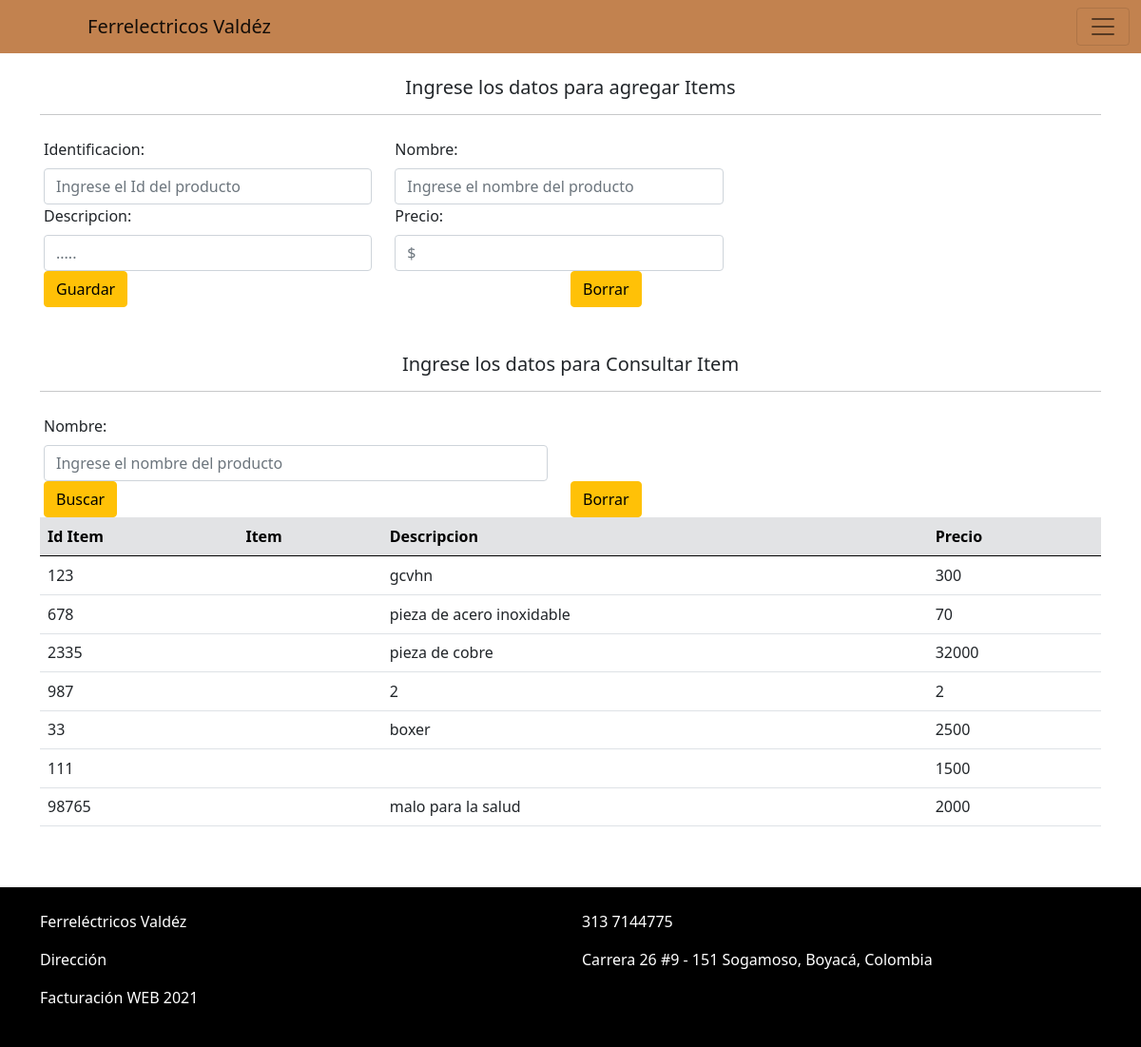
Page /item.php (signed in) on the committed database.
### tables this page shows
CREATE TABLE IF NOT EXISTS `item` (
  `Id` int(12) NOT NULL,
  `denominacion` varchar(30) NOT NULL,
  `descripcion` varchar(150) NOT NULL,
  `precio` int(10) NOT NULL,
  PRIMARY KEY (`Id`)
);

### item.php (the view, shortened to what this page needs)
<?php
    require 'database.php';
    if(isset($_SESSION['user_id'])){
        $records = $conn->prepare('SELECT id, usuario, password FROM users WHERE id = :id ');
        $records->bindParam(':id', $_SESSION['user_id']);
        $records->execute();
        $results = $records->fetch(PDO::FETCH_ASSOC);
        $user = null;
        if (count($results) > 0) {
            $user = $results;
        }
    }
?>
<!DOCTYPE html>
<html lang="en">
<head>
    <link href="https://cdn.jsdelivr.net/npm/bootstrap@5.1.0/dist/css/bootstrap.min.css" rel="stylesheet">
</head>
<body>
  <?php if(!empty($user)):?>
    <nav class="navbar navbar-light" style="background-color: #C2824F;">
        <div class="container-fluid">
          <a class="navbar-brand" href="index.php"style="margin-left: 80px;">Ferrelectricos Valdéz</a>
          <button class="navbar-toggler" type="button" data-bs-toggle="offcanvas" data-bs-target="#offcanvasNavbar" aria-controls="offcanvasNavbar">
            <span class="navbar-toggler-icon"></span>
          </button>
        </div>
      </nav>
      <br>
      <div class="container">
        <h5 style="text-align: center;">Ingrese los datos para agregar Items</h5>
        <hr>
        <br>
        <form class="row g-3 needs-validation" action="item.php" method="POST" novalidate>
          <div class="row">
            <div class="col-sm-4">
              <label for="id" class="form-label">Identificacion:</label>
              <input type="text" class="form-control" id="id" placeholder="Ingrese el Id del producto" name="id" aria-describedby="inputGroupPrepend2" required>
            </div>
            <div class="col-sm-4">
              <label for="nombre" class="form-label">Nombre:</label>
              <input type="text" class="form-control" id="nombre" placeholder="Ingrese el nombre del producto" name="nombre" aria-describedby="inputGroupPrepend2" required>
            </div>
          </div>
          <div class="row">
            <div class="col-sm-4">
                <label for="descripcion" class="form-label">Descripcion:</label>
                <input type="text" class="form-control" id="descripcion" name="descripcion" placeholder=".....">
            </div>
            <div class="col-sm-4">
              <label for="precio" class="form-label">Precio:</label>
              <input type="number" class="form-control" id="precio" name="precio" placeholder="$" required>
            </div>
          </div>
          <br>
          <div class="row">
            <div class="col-sm">
              <button class="btn btn-warning" type="submit" name="addItem_btn">Guardar</button>
            </div>
            <div class="col-sm">
              <button class="btn btn-warning" type="reset">Borrar</button>
            </div>
          </div>
        </form>
        <br>
    <br>
        <h5 style="text-align: center;">Ingrese los datos para Consultar Item</h5>
        <hr>
        <br>
        <form class="row g-3 needs-validation" action="item.php" method="POST" novalidate>
          <div class="row">
            <div class="col-sm-6">
              <label for="nombre" class="form-label">Nombre:</label>
              <input type="text" class="form-control" id="nombre" placeholder="Ingrese el nombre del producto" name="nombre" aria-describedby="inputGroupPrepend2">
            </div>
          </div>
          <div class="row">
            <div class="col-sm">
              <button class="btn btn-warning" type="submit" name="serchItem_btn">Buscar</button>
            </div>
            <div class="col-sm">
              <button class="btn btn-warning" type="reset">Borrar</button>
            </div>
          </div>
        </form>
        <table class="table caption-top">
      <thead class="table-secondary">
        <tr>
          <th scope="col"> Id Item </th>
          <th scope="col"> Item </th>
          <th scope="col"> Descripcion </th>
          <th scope="col"> Precio</th>
          </tr>
      </thead>
      <tbody>
        <?php
          require 'database.php';
          $nombre= ( empty($_POST['nombre']) ) ? NULL : $_POST['nombre'];
          if(!empty($nombre)){
            $consulta = $conn->query("SELECT * FROM item WHERE nombre LIKE '%$nombre%'");
            foreach($consulta as $result){
              echo "<tr>
              <td>".$result['Id']."</td>";
                  echo "<td>". $result['nombre']."</td>";
                  echo "<td>". $result['descripcion']."</td>";
                  echo "<td>". $result['precio']."</td>";
                  echo "<tr>";
            }
          }else{
            $consulta = $conn->query("SELECT * FROM item");
            foreach($consulta as $result){
              echo "<tr>
              <td>".$result['Id']."</td>";
                  echo "<td>". $result['nombre']."</td>";
                  echo "<td>". $result['descripcion']."</td>";
                  echo "<td>". $result['precio']."</td>";
                  echo "<tr>";
            }
          }
        ?>
      </tbody>
      </table>
      <br>
        </div>
</body>
<br>
<footer style="background-color: #000000;">
  <div class="container">
    <br>
    <div class="row">
        <div class="col-sm">
          <p style="color: white;">Ferreléctricos Valdéz</p>
        </div>
        <div class="col-sm">
          <p style="color: white;">313 7144775</p>
        </div>
    </div>
    <div class="row">
      <div class="col-sm">
        <p style="color: white;">Dirección</p>
      </div>
      <div class="col-sm">
        <p style="color: white;">Carrera 26 #9 - 151 Sogamoso, Boyacá, Colombia</p>
      </div>
    </div>
    <div class="row">
    <p style="color: white;">Facturación WEB 2021</p>
    </div>
    <br>
  </div>
</footer>
<?php endif; ?>
</html>

### rows in the picture
item: Id "123", descripcion "gcvhn", precio "300"
item: Id "678", descripcion "pieza de acero inoxidable", precio "70"
item: Id "2335", descripcion "pieza de cobre", precio "32000"
item: Id "987", descripcion "2", precio "2"
item: Id "33", descripcion "boxer", precio "2500"
item: Id "111", precio "1500"
item: Id "98765", descripcion "malo para la salud", precio "2000"
